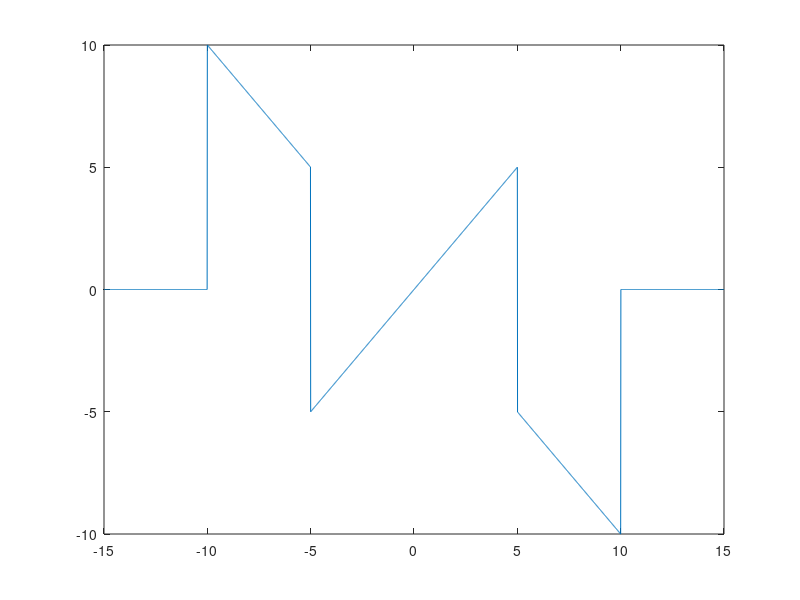
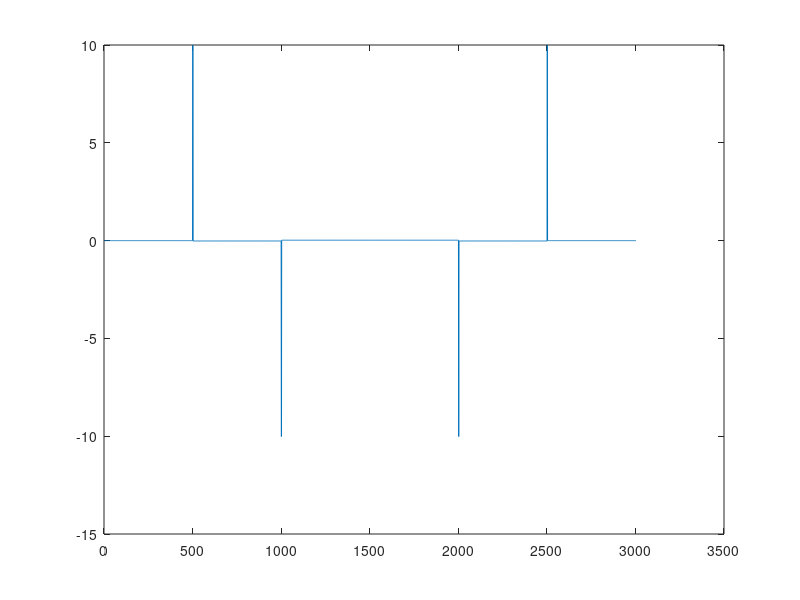

These charts were generated, in order, by the following MATLAB code:
t=-15:0.01:15;
x=t;
x(t<-10 | t>10)=0;
x(t>5 & t<=10)=-x(t>5 & t<=10);
x(t>=-10 & t<-5)=-x(t>=-10 & t<-5);

figure,plot(t,x);

  array1d=[1 0 -1];
  answer=conv(x,array1d);
  figure,plot(answer);
